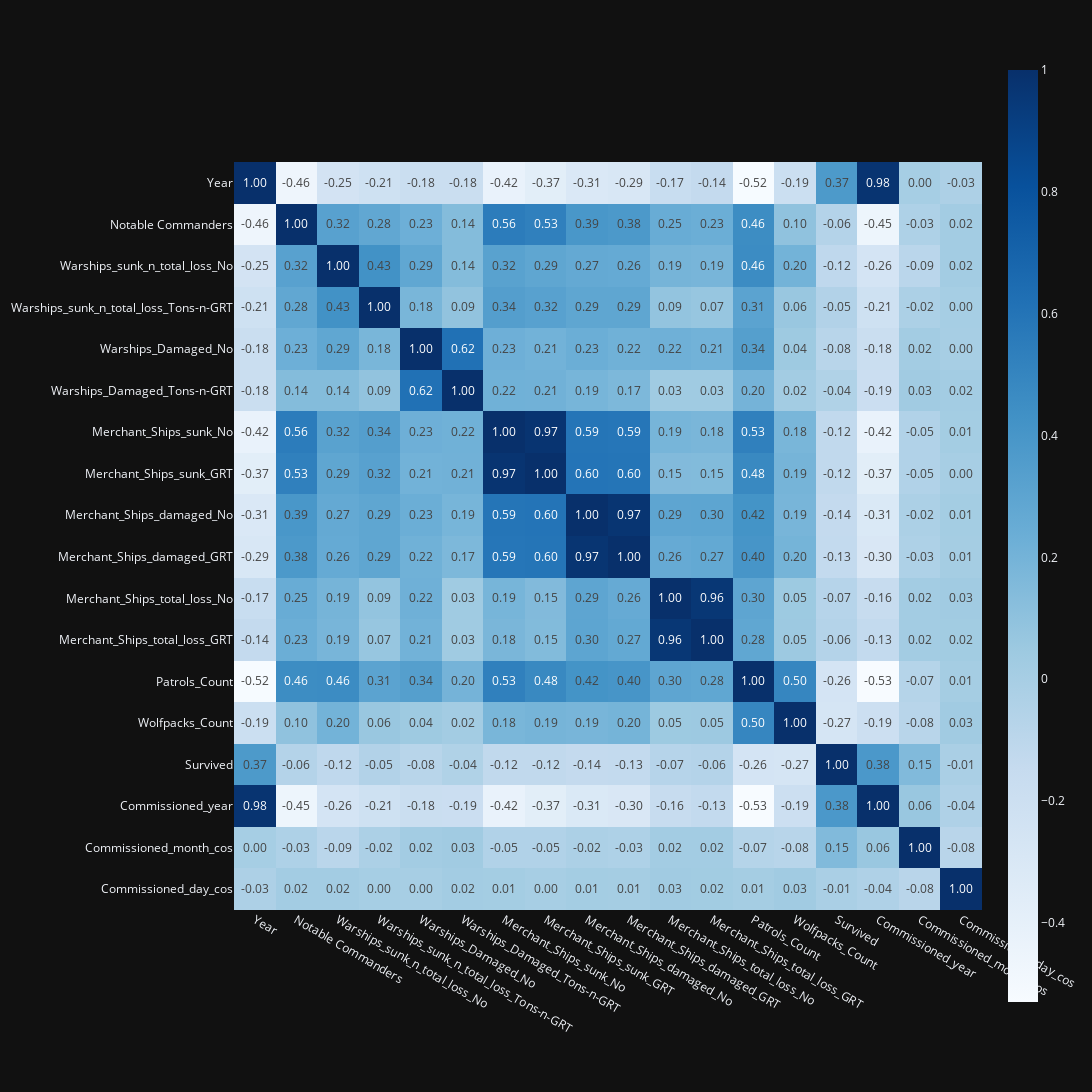

The notebook cell saved with this chart:
### Code cell
# corelation matrix
correlation_matrix = df_encoded_no_cat.corr()

fig = px.imshow(
    correlation_matrix,
    text_auto=".2f",
    color_continuous_scale="blues",
    aspect="equal",        
    width=1600,            
    height=1600            
)

# Optional: Improve layout aesthetics
fig.update_xaxes(side="bottom")  # Moves x-axis to the bottom

# Display the figure
fig.show()

### Figure 1 — Plotly figure (JSON) as saved in the notebook; plotly's stock layout.template omitted (floating-point values rounded to 4 significant figures; data arrays with more than 128 entries replaced by an {"elided": "..."} marker saying what was removed)
{"data": [{"coloraxis": "coloraxis", "name": "0", "texttemplate": "%{z:.2f}", "x": ["Year", "Notable Commanders", "Warships_sunk_n_total_loss_No", "Warships_sunk_n_total_loss_Tons-n-GRT", "Warships_Damaged_No", "Warships_Damaged_Tons-n-GRT", "Merchant_Ships_sunk_No", "Merchant_Ships_sunk_GRT", "Merchant_Ships_damaged_No", "Merchant_Ships_damaged_GRT", "Merchant_Ships_total_loss_No", "Merchant_Ships_total_loss_GRT", "Patrols_Count", "Wolfpacks_Count", "Survived", "Commissioned_year", "Commissioned_month_cos", "Commissioned_day_cos"], "y": ["Year", "Notable Commanders", "Warships_sunk_n_total_loss_No", "Warships_sunk_n_total_loss_Tons-n-GRT", "Warships_Damaged_No", "Warships_Damaged_Tons-n-GRT", "Merchant_Ships_sunk_No", "Merchant_Ships_sunk_GRT", "Merchant_Ships_damaged_No", "Merchant_Ships_damaged_GRT", "Merchant_Ships_total_loss_No", "Merchant_Ships_total_loss_GRT", "Patrols_Count", "Wolfpacks_Count", "Survived", "Commissioned_year", "Commissioned_month_cos", "Commissioned_day_cos"], "z": {"elided": "18x18 float values"}, "type": "heatmap", "xaxis": "x", "yaxis": "y", "hovertemplate": "x: %{x}<br>y: %{y}<br>color: %{z}<extra></extra>"}], "layout": {"xaxis": {"anchor": "y", "domain": [0.0, 1.0], "scaleanchor": "y", "constrain": "domain", "side": "bottom"}, "yaxis": {"anchor": "x", "domain": [0.0, 1.0], "autorange": "reversed", "constrain": "domain"}, "coloraxis": {"colorscale": [[0.0, "rgb(247,251,255)"], [0.125, "rgb(222,235,247)"], [0.25, "rgb(198,219,239)"], [0.375, "rgb(158,202,225)"], [0.5, "rgb(107,174,214)"], [0.625, "rgb(66,146,198)"], [0.75, "rgb(33,113,181)"], [0.875, "rgb(8,81,156)"], [1.0, "rgb(8,48,107)"]]}, "margin": {"t": 60}, "height": 1600, "width": 1600}}
